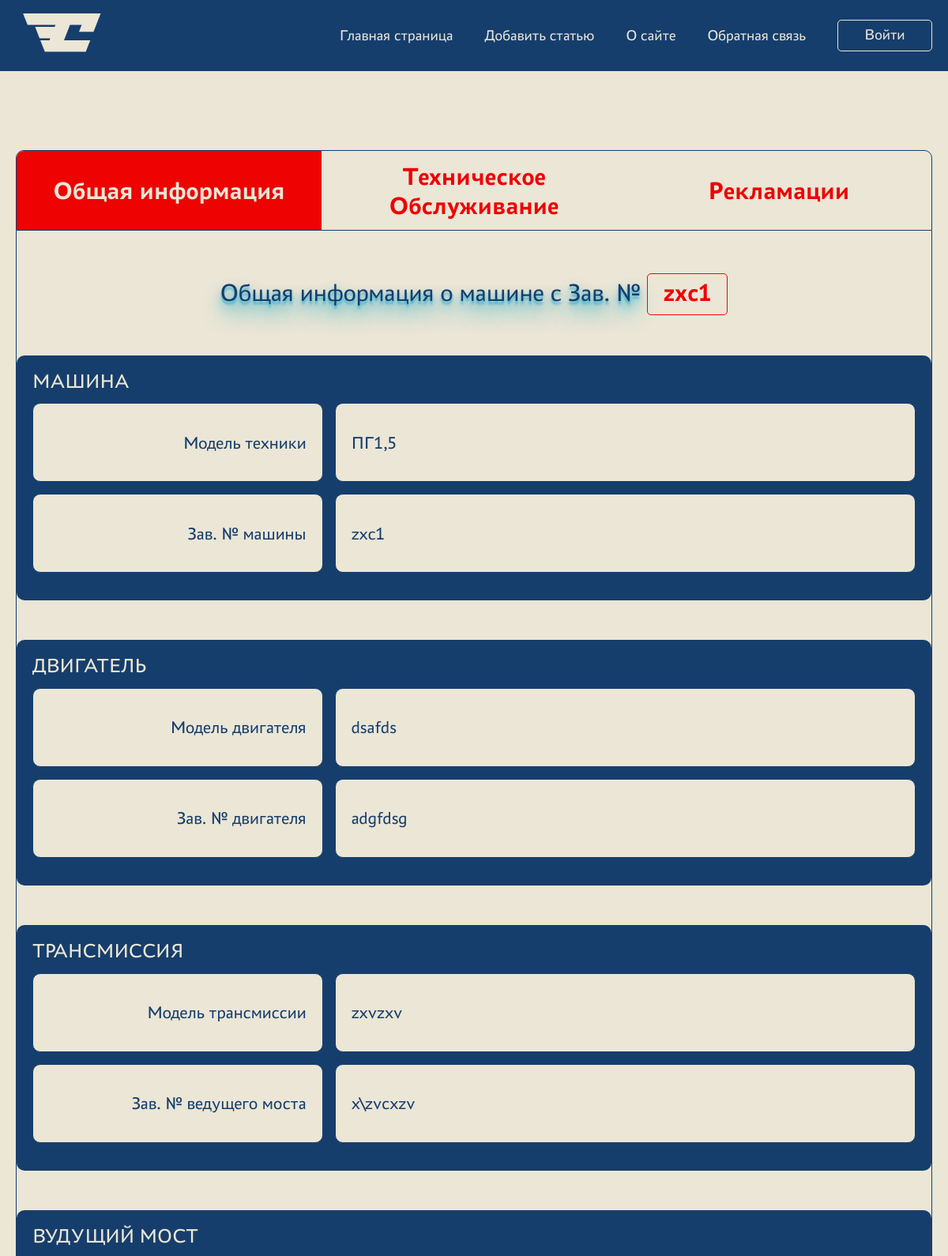
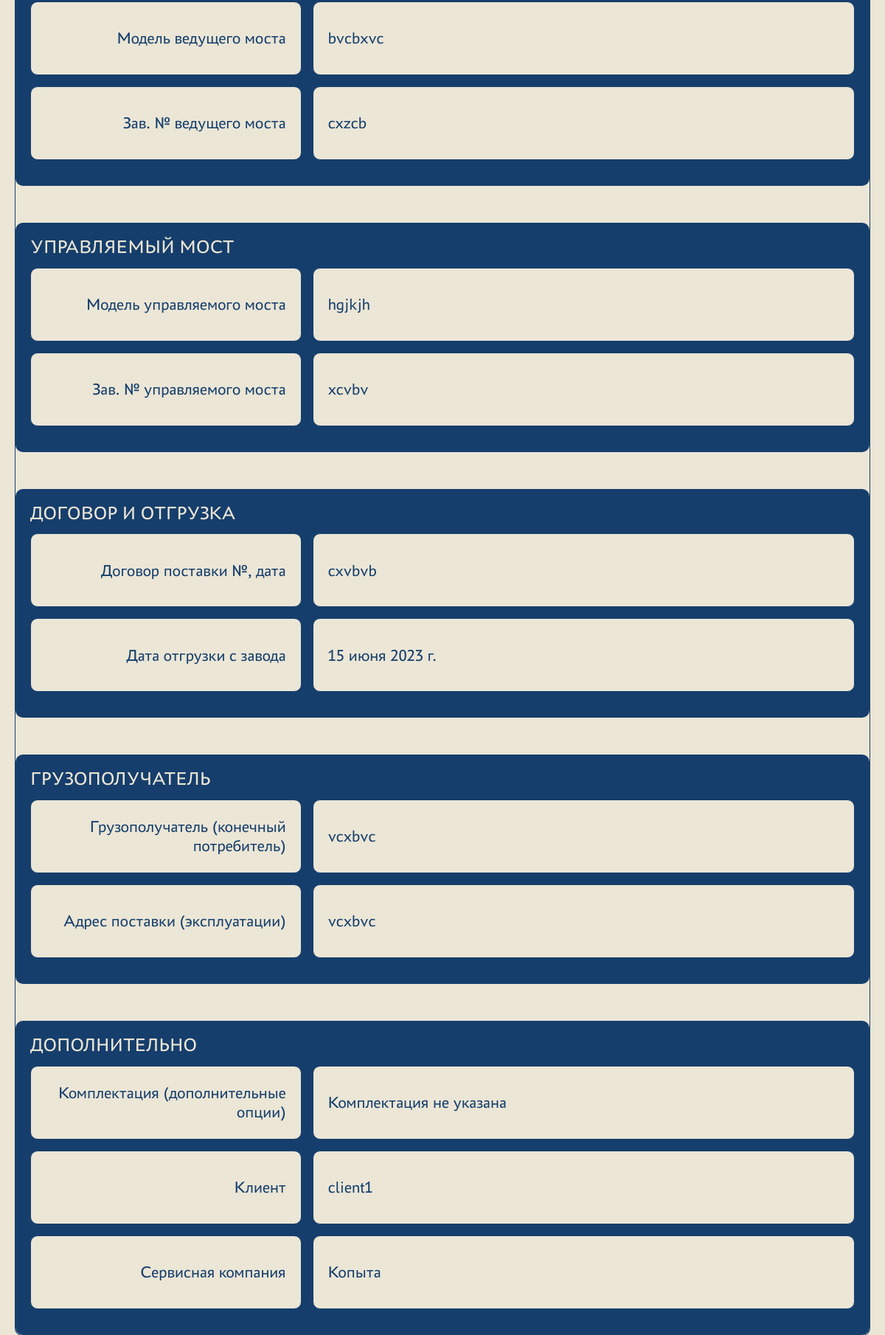
Page /machine/1/ (upper part) on the committed database (2 pictures, top to bottom).
### crm_app/models.py (models this page shows, shortened)
class Machine(models.Model):
    modelMachine = models.ForeignKey(
        'ModelMachine', on_delete=models.CASCADE, related_name='modelMachines', verbose_name='Модель техники')
    serialNumber = models.CharField(max_length=255, unique=True, verbose_name='Зав. № машины')
    modelEngine = models.ForeignKey(
        'ModelEngine', on_delete=models.CASCADE, related_name='modelEngines', verbose_name='Модель двигателя')
    serialNumberEngine = models.CharField(max_length=255, unique=True, verbose_name='Зав. № двигателя')
    modelTransmission = models.ForeignKey(
        'ModelTransmission', on_delete=models.CASCADE, related_name='modelTransmissions', verbose_name='Модель трансмиссии')
    serialTransmission = models.CharField(max_length=255, unique=True, verbose_name='Зав. № трансмиссии')
    modelDriveAxle = models.ForeignKey(
        'ModelDriveAxle', on_delete=models.CASCADE, related_name='modelDriveAxles', verbose_name='Модель ведущего моста')
    serialDriveAxle = models.CharField(max_length=255, unique=True, verbose_name='Зав. № ведущего моста')
    modelSteeringAxle = models.ForeignKey(
        'ModelSteeringAxle', on_delete=models.CASCADE, related_name='modelSteeringAxles', verbose_name='Модель управляемого моста')
    serialSteeringAxle = models.CharField(max_length=255, unique=True, verbose_name='Зав. № управляемого моста')
    deliveryContract = models.CharField(max_length=255, verbose_name='Договор поставки №, дата')
    shipmentDate = models.DateField(verbose_name='Дата отгрузки с завода')
    consignee = models.CharField(max_length=255, verbose_name='Грузополучатель (конечный потребитель)')
    deliveryAddress = models.CharField(max_length=255, verbose_name='Адрес поставки (эксплуатации)')
    additionalOptions = models.TextField(
        default='Комплектация не указана', verbose_name='Комплектация (дополнительные опции)')
    client = models.ForeignKey(
        User, on_delete=models.CASCADE, related_name='clients', verbose_name='Клиент')
    serviceCompany = models.ForeignKey(
        'ServiceCompany', on_delete=models.CASCADE, verbose_name='Сервисная компания')
    class Meta:
        verbose_name = 'Машина'
        verbose_name_plural = 'МАШИНЫ'

class ModelMachine(models.Model):
    name = models.CharField(max_length=255, verbose_name='Модель')
    description = models.TextField(verbose_name='Описание')
    class Meta:
        verbose_name = 'Модель техники'
        verbose_name_plural = '_СПРАВОЧНИК_Модели техники'
    def __str__(self):
        return self.name

class ModelEngine(models.Model):
    name = models.CharField(max_length=255, verbose_name='Модель')
    description = models.TextField(verbose_name='Описание')
    class Meta:
        verbose_name = 'Модель двигателя'
        verbose_name_plural = '_СПРАВОЧНИК_Модели двигателя'
    def __str__(self):
        return self.name

class ModelTransmission(models.Model):
    name = models.CharField(max_length=255, verbose_name='Модель')
    description = models.TextField(verbose_name='Описание')
    class Meta:
        verbose_name = 'Модель трансмиссии'
        verbose_name_plural = '_СПРАВОЧНИК_Модели трансмиссии'
    def __str__(self):
        return self.name

class ModelDriveAxle(models.Model):
    name = models.CharField(max_length=255, verbose_name='Модель')
    description = models.TextField(verbose_name='Описание')
    class Meta:
        verbose_name = 'Модель ведущего моста'
        verbose_name_plural = '_СПРАВОЧНИК_Модели ведущего моста'
    def __str__(self):
        return self.name

class ModelSteeringAxle(models.Model):
    name = models.CharField(max_length=255, verbose_name='Модель')
    description = models.TextField(verbose_name='Описание')
    class Meta:
        verbose_name = 'Модель управляемого моста'
        verbose_name_plural = '_СПРАВОЧНИК_Модели управляемого моста'
    def __str__(self):
        return self.name

class ServiceCompany(models.Model):
    name = models.CharField(max_length=255, verbose_name='Название')
    description = models.TextField(verbose_name='Описание')
    class Meta:
        verbose_name = 'Сервисная компания'
        verbose_name_plural = '_СПРАВОЧНИК_Сервисные компании'
    def __str__(self):
        return self.name

### crm_app/views.py (the view)
# urls.py: path('machine/<int:machine_id>/', show_machine, name='machine'),
def show_machine(request, machine_id):
    machine = get_object_or_404(Machine, pk=machine_id)
    claims = Claims.objects.filter(machine_id=machine_id)
    maintenance = Maintenance.objects.filter(machine_id=machine_id)
    context = {
        'machine': machine,
        'maintenance': maintenance,
        'claims': claims,
        'machine_table_titles': machine_table_titles,
        'menu': menu,
        'title': f"Машина | зав. № = {machine.serialNumber}"
    }
    return render(request, 'crm_app/machine.html', context=context)

### crm_app/models.py (called while the page is built)
    @property
    @admin.display(description='Время простоя')
    def downtime(self):
        if (self.breakdownDate != None):
            down = self.recoverDate - self.breakdownDate
            downtime = str(down).split(' ', 1)[0] + ' дней'
            return downtime

    def __str__(self):
        return self.name

### crm_app/templates/crm_app/machine.html (shortened to what this page needs)
{% extends 'crm_app/base.html' %} {% block content %}
<div class="container">
  <div class="container-inner">
    <div class="tab">
      <button
        class="tablinks"
        onclick="openTable(event, 'General_Info')"
        id="defaultOpen"
      >
        Общая информация
      </button>
      <button class="tablinks" onclick="openTable(event, 'Maintenance')">
        Техническое Обслуживание
      </button>
      <button class="tablinks" onclick="openTable(event, 'Claims')">
        Рекламации
      </button>
    </div>
    <div id="General_Info" class="tabcontent">
      <div class="subtitle_in_tabs">
        Общая информация о машине с Зав. №
        <span>{{ machine.serialNumber}}</span>
      </div>
      <div class="search">
        <div class="search__set">
          <div class="search__set-title">МАШИНА</div>
          <div class="search__grid">
            <div class="search__col col-left">Модель техники</div>
            <div class="search__col col-right">{{ machine.modelMachine }}</div>
          </div>
          <div class="search__grid">
            <div class="search__col col-left">Зав. № машины</div>
            <div class="search__col col-right">{{ machine.serialNumber }}</div>
          </div>
        </div>
        <div class="search__set">
          <div class="search__set-title">ДВИГАТЕЛЬ</div>
          <div class="search__grid">
            <div class="search__col col-left">Модель двигателя</div>
            <div class="search__col col-right">{{ machine.modelEngine }}</div>
          </div>
          <div class="search__grid">
            <div class="search__col col-left">Зав. № двигателя</div>
            <div class="search__col col-right">
              {{ machine.serialNumberEngine }}
            </div>
          </div>
        </div>
        <div class="search__set">
          <div class="search__set-title">ТРАНСМИССИЯ</div>
          <div class="search__grid">
            <div class="search__col col-left">Модель трансмиссии</div>
            <div class="search__col col-right">
              {{ machine.modelTransmission }}
            </div>
          </div>
          <div class="search__grid">
            <div class="search__col col-left">Зав. № ведущего моста</div>
            <div class="search__col col-right">
              {{ machine.serialTransmission }}
            </div>
          </div>
        </div>
        <div class="search__set">
          <div class="search__set-title">ВУДУЩИЙ МОСТ</div>
          <div class="search__grid">
            <div class="search__col col-left">Модель ведущего моста</div>
            <div class="search__col col-right">
              {{ machine.modelDriveAxle }}
            </div>
          </div>
          <div class="search__grid">
            <div class="search__col col-left">Зав. № ведущего моста</div>
            <div class="search__col col-right">
              {{ machine.serialDriveAxle }}
            </div>
          </div>
        </div>
        <div class="search__set">
          <div class="search__set-title">УПРАВЛЯЕМЫЙ МОСТ</div>
          <div class="search__grid">
            <div class="search__col col-left">Модель управляемого моста</div>
            <div class="search__col col-right">
              {{ machine.modelSteeringAxle }}
            </div>
          </div>
          <div class="search__grid">
            <div class="search__col col-left">Зав. № управляемого моста</div>
            <div class="search__col col-right">
              {{ machine.serialSteeringAxle }}
            </div>
          </div>
        </div>
        <div class="search__set">
          <div class="search__set-title">ДОГОВОР И ОТГРУЗКА</div>
          <div class="search__grid">
            <div class="search__col col-left">Договор поставки №, дата</div>
            <div class="search__col col-right">
              {{ machine.deliveryContract }}
            </div>
          </div>
          <div class="search__grid">
            <div class="search__col col-left">Дата отгрузки с завода</div>
            <div class="search__col col-right">{{ machine.shipmentDate }}</div>
          </div>
        </div>
        <div class="search__set">
          <div class="search__set-title">ГРУЗОПОЛУЧАТЕЛЬ</div>
          <div class="search__grid">
            <div class="search__col col-left">
              Грузополучатель (конечный потребитель)
            </div>
            <div class="search__col col-right">{{ machine.consignee }}</div>
          </div>
          <div class="search__grid">
            <div class="search__col col-left">
              Адрес поставки (эксплуатации)
            </div>
            <div class="search__col col-right">
              {{ machine.deliveryAddress }}
            </div>
          </div>
        </div>
        <div class="search__set">
          <div class="search__set-title">ДОПОЛНИТЕЛЬНО</div>
          <div class="search__grid">
            <div class="search__col col-left">
              Комплектация (дополнительные опции)
            </div>
            <div class="search__col col-right">
              {{ machine.additionalOptions }}
            </div>
          </div>
          <div class="search__grid">
            <div class="search__col col-left">Клиент</div>
            <div class="search__col col-right">{{ machine.client }}</div>
          </div>
          <div class="search__grid">
            <div class="search__col col-left">Сервисная компания</div>
            <div class="search__col col-right">
              {{ machine.serviceCompany }}
            </div>
          </div>
        </div>
      </div>
    </div>
  </div>
</div>
{% endblock content %}

### crm_app/static/crm_app/css/main_styles.css (style rules this page uses)
* { padding:0;margin:0;border:0 }
*,:after,:before { -webkit-box-sizing:border-box;box-sizing:border-box }
body,html { height:100%;width:100%;font-size:100%;line-height:1;-ms-text-size-adjust:100%;-moz-text-size-adjust:100%;-webkit-text-size-adjust:100% }
button,input,optgroup,select,textarea { font-family:inherit;font-size:100%;margin:0 }
button { cursor:pointer }
button,select { text-transform:none }
[type=button],[type=reset],[type=submit],button { -webkit-appearance:button }
.tab { overflow:hidden;border:1px solid #163e6c;width:100%;border-top-right-radius:10px;border-top-left-radius:10px }
.tab button { width:33.33%;height:100px;font-size:2rem;font-weight:bold;background-color:inherit;float:left;border:none;outline:none;cursor:pointer;padding:14px 16px;color:#ee0202;-webkit-transition:0.3s;transition:0.3s }
.tab button.active { background-color:#ee0202;color:#ebe6d6 }
.tabcontent { display:none;border:1px solid #163e6c;border-bottom-right-radius:10px;border-bottom-left-radius:10px;border-top:none;margin-bottom:50px }
.subtitle_in_tabs { font-size:2rem;line-height:1.8;padding:50px 20px;text-shadow:0px 4px 3px rgba(9,164,211,0.623),0px 8px 13px rgba(6,151,199,0.59),0px 18px 23px rgba(10,187,211,0.671);text-align:center }
.subtitle_in_tabs span { font-size:2rem;font-weight:bolder;color:#ee0202;border:1px solid red;padding:5px 20px 10px 20px;border-radius:5px;text-shadow:none }
body,html { font-family:Astra,sans-serif;font-size:1rem;color:#163e6c;background:#ebe6d6;line-height:160% }
.container { max-width:1960px;margin:0px auto;padding:0px 20px;height:auto }
.container-inner { padding-top:100px }
.search__set { background:#163e6c;margin-bottom:50px;padding:20px;border-radius:10px }
.search__set:last-child { margin-bottom:0 }
.search__grid { display:-ms-grid;display:grid;-ms-grid-columns:1fr 15px 2fr;grid-template-columns:1fr 2fr;background:#163e6c;gap:15px }
.search__set-title { color:#ebe6d6;font-size:2rem;margin-bottom:15px }
.search__col { background-color:#ebe6d6;min-height:100px;font-size:1.8rem;padding:20px;border:1px solid #163e6c;border-radius:10px;margin-bottom:15px }
.col-left { text-align:right;display:-webkit-box;display:-ms-flexbox;display:flex;-webkit-box-align:center;-ms-flex-align:center;align-items:center;-webkit-box-pack:end;-ms-flex-pack:end;justify-content:end }
.col-right { text-align:left;display:-webkit-box;display:-ms-flexbox;display:flex;-webkit-box-align:center;-ms-flex-align:center;align-items:center;-webkit-box-pack:start;-ms-flex-pack:start;justify-content:start }
@media (max-width:1520px) { .search__set-title { font-size:1.8rem } }
@media (max-width:1520px) { .search__col { font-size:1.6rem } }
@media (max-width:1280px) { .search__set-title { font-size:1.6rem } }
@media (max-width:1280px) { .search__col { font-size:1.4rem } }

### rows in the picture
Machine: serialNumber "zxc1", modelMachine "ПГ1,5", modelEngine "dsafds", serialNumberEngine "adgfdsg", modelTransmission "zxvzxv", serialTransmission "x\\zvcxzv", modelDriveAxle "bvcbxvc", serialDriveAxle "cxzcb", modelSteeringAxle "hgjkjh", serialSteeringAxle "xcvbv", deliveryContract "cxvbvb", shipmentDate "15 июня 2023 г.", consignee "vcxbvc", deliveryAddress "vcxbvc", additionalOptions "Комплектация не указана", client "client1", serviceCompany "Копыта"

### other values in the picture
{{ m.title }} "Главная страница" "Добавить статью" "О сайте" "Обратная связь"
